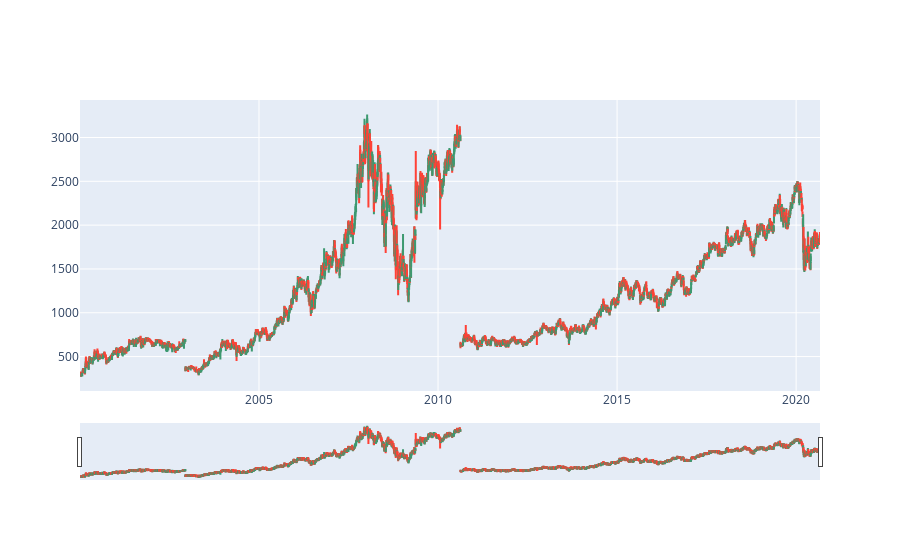

The notebook cell saved with this chart:
### Code cell
candle_plot(allCSV['HDFC'])

### Figure 1 — Plotly figure (JSON) as saved in the notebook; plotly's stock layout.template omitted (floating-point values rounded to 4 significant figures; data arrays with more than 128 entries replaced by an {"elided": "..."} marker saying what was removed)
{"data": [{"close": {"elided": "5141 float values"}, "high": {"elided": "5141 float values"}, "low": {"elided": "5141 float values"}, "open": {"elided": "5141 float values"}, "type": "candlestick", "x": {"elided": "5141 str values"}}], "layout": {"xaxis": {"rangeslider": {"visible": true}}}}
